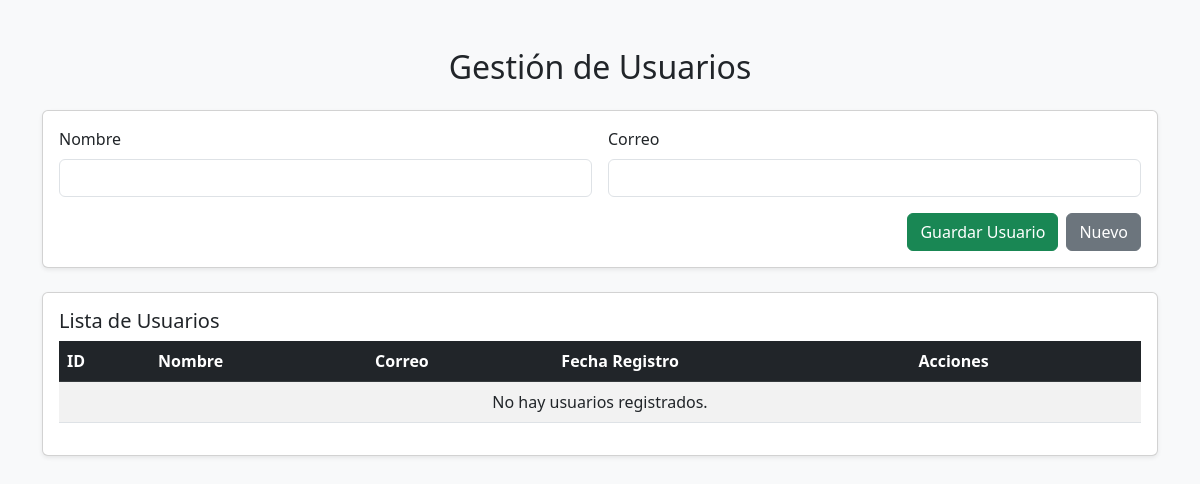
The app's page /usuarios/, older data.
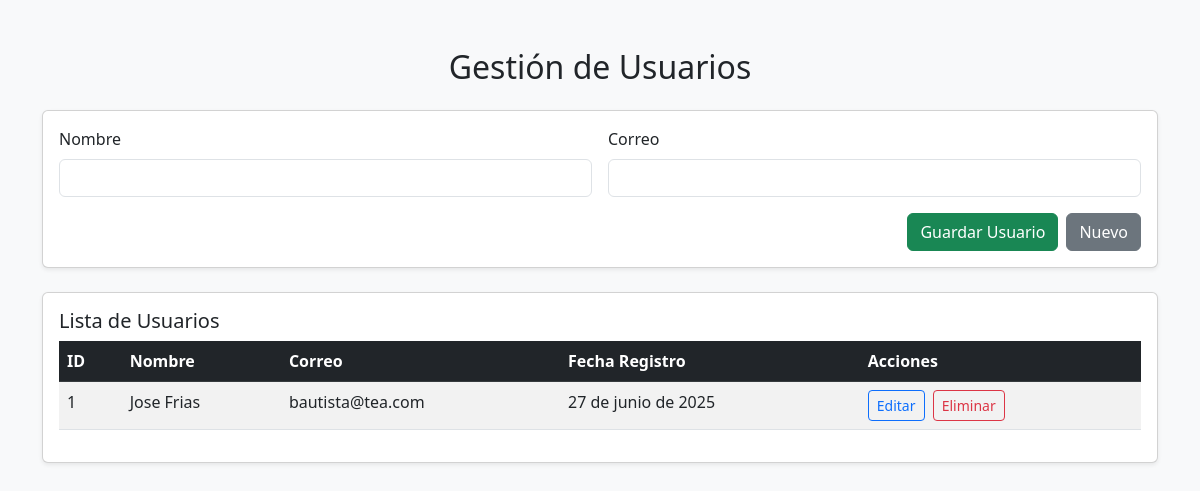
The same page, newer data.
### store/models.py (models this page shows, shortened)
class Usuario(models.Model):
    nombre = models.CharField(max_length=100)
    correo = models.EmailField()
    fecha_registro = models.DateField(auto_now_add=True)

### store/views.py (the view, shortened to what this page needs)
# urls.py: path('usuarios/', gestion_usuarios, name='gestion_usuarios'),
def gestion_usuarios(request):
    usuarios = Usuario.objects.all().order_by('-id')
    form = UsuarioForm()
    return render(request, 'usuarios.html', {'usuarios': usuarios, 'form': form})

### store/forms.py
class UsuarioForm(forms.ModelForm):
    class Meta:
        model = Usuario
        fields = ['nombre', 'correo']
        widgets = {
            'nombre': forms.TextInput(attrs={'class': 'form-control'}),
            'correo': forms.EmailInput(attrs={'class': 'form-control'}),
        }

### store/templates/usuarios.html (shortened to what this page needs)
<!DOCTYPE html>
<html lang="es">
<head>
    <link href="https://cdn.jsdelivr.net/npm/bootstrap@5.3.0/dist/css/bootstrap.min.css" rel="stylesheet">
</head>
<body class="bg-light">
    <div class="container py-5">
        <h2 class="mb-4 text-center">Gestión de Usuarios</h2>
        <div class="card mb-4 shadow-sm">
            <div class="card-body">
                <form method="POST" class="row g-3">
                    <div class="col-md-6">
                        <label for="id_nombre" class="form-label">Nombre</label>
                        {{ form.nombre }}
                    </div>
                    <div class="col-md-6">
                        <label for="id_correo" class="form-label">Correo</label>
                        {{ form.correo }}
                    </div>
                    <div class="col-12 d-flex justify-content-end">
                        <button type="submit" class="btn btn-success me-2">Guardar Usuario</button>
                        <button type="button" onclick="resetFormulario()" class="btn btn-secondary">Nuevo</button>
                    </div>
                </form>
            </div>
        </div>
        <div class="card shadow-sm">
            <div class="card-body">
                <h5 class="card-title">Lista de Usuarios</h5>
                <table class="table table-striped">
                    <thead class="table-dark">
                        <tr>
                            <th>ID</th>
                            <th>Nombre</th>
                            <th>Correo</th>
                            <th>Fecha Registro</th>
                            <th>Acciones</th>
                        </tr>
                    </thead>
                    <tbody>
                        {% for u in usuarios %}
                        <tr>
                            <td>{{ u.id }}</td>
                            <td>{{ u.nombre }}</td>
                            <td>{{ u.correo }}</td>
                            <td>{{ u.fecha_registro }}</td>
                            <td>
                                <button class="btn btn-sm btn-outline-primary me-1"
                                    onclick="cargarUsuario('{{ u.id }}', '{{ u.nombre }}', '{{ u.correo }}')">
                                    Editar
                                </button>
                                <a href="?eliminar={{ u.id }}" class="btn btn-sm btn-outline-danger">Eliminar</a>
                            </td>
                        </tr>
                        {% empty %}
                        <tr>
                            <td colspan="5" class="text-center">No hay usuarios registrados.</td>
                        </tr>
                        {% endfor %}
                    </tbody>
                </table>
            </div>
        </div>
    </div>
</body>
</html>

Row changes from the older to the newer data that the page shows:
added Usuario: id "1", nombre "Jose Frias", correo "bautista@tea.com", fecha_registro "27 de junio de 2025"
Text that changed along with them:
text no longer shown: "No hay usuarios registrados."
